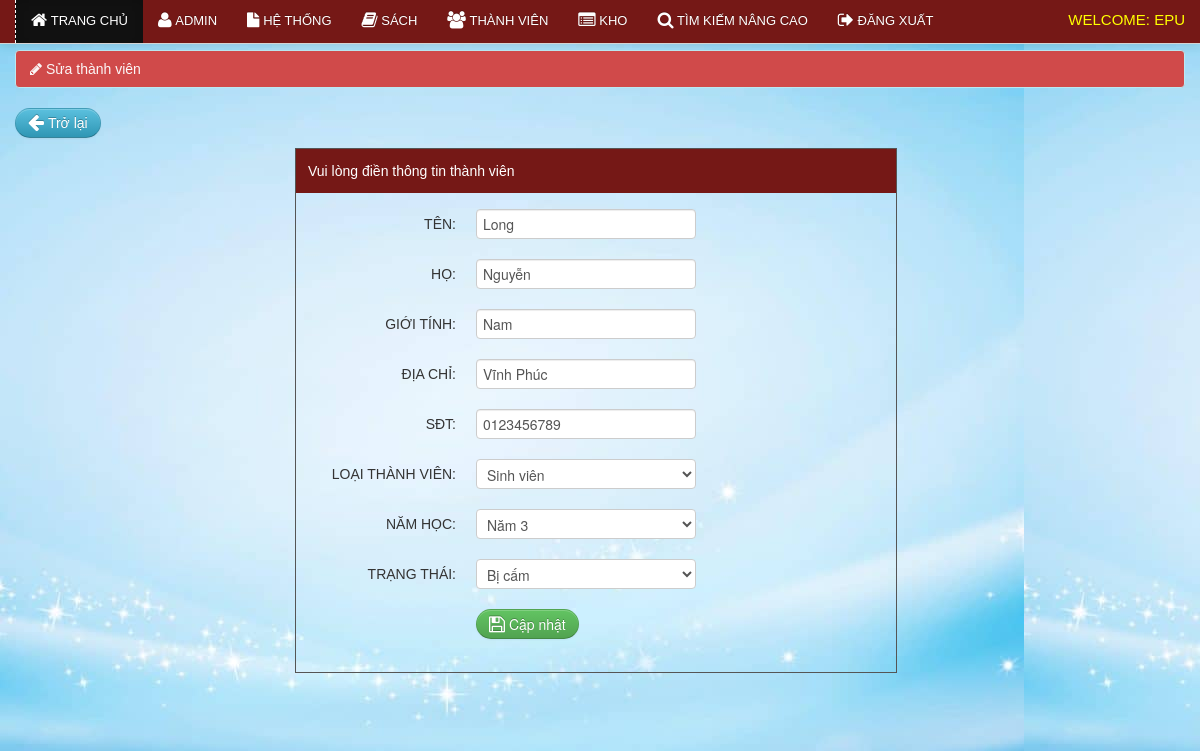
Screenshot of /qltv/librarian/edit_member.php?id=71 (signed in) with the database file from the repository.
### tables this page shows
CREATE TABLE `member` (
  `member_id` int(11) NOT NULL AUTO_INCREMENT,
  `firstname` varchar(100) NOT NULL,
  `lastname` varchar(100) NOT NULL,
  `gender` varchar(10) NOT NULL,
  `address` varchar(100) NOT NULL,
  `contact` varchar(100) NOT NULL,
  `type` varchar(100) NOT NULL,
  `year_level` varchar(100) NOT NULL,
  `status` varchar(100) NOT NULL,
  PRIMARY KEY (`member_id`)
);

### qltv/librarian/edit_member.php (the view, shortened to what this page needs)
<?php include('header.php'); ?>
<?php include('navbar_dashboard.php'); ?>
<?php $get_id = $_GET['id']; ?>
    <div class="container">
		<div class="margin-top">
			<div class="row">
			<div class="span12">
		<?php
		$query=mysqli_query($conn,"select * from member where member_id='$get_id'")or die(mysqli_error());
		$row=mysqli_fetch_array($query);
		?>
             <div class="alert alert-info"><i class="icon-pencil"></i>&nbsp;Sửa thành viên</div>
			<p><a class="btn btn-info" href="member.php"><i class="icon-arrow-left icon-large"></i>&nbsp;Trở lại</a></p>
	<div class="addstudent">
	<div class="details">Vui lòng điền thông tin thành viên</div>
	<form class="form-horizontal" method="POST" action="update_member.php" enctype="multipart/form-data">
		<div class="control-group">
			<label class="control-label" for="inputEmail">Tên:</label>
			<div class="controls">
			<input type="text" id="inputEmail" name="firstname" value="<?php echo $row['firstname']; ?>" placeholder="Tên" required>
			</div>
		</div>
		<div class="control-group">
			<label class="control-label" for="inputPassword">Họ:</label>
			<div class="controls">
			<input type="text" id="inputPassword" name="lastname" value="<?php echo $row['lastname']; ?>" placeholder="Họ" required>
			</div>
		</div>
		<div class="control-group">
			<label class="control-label" for="inputPassword">Giới tính:</label>
			<div class="controls">
			<input type="text" id="inputPassword" name="gender" value="<?php echo $row['gender']; ?>" placeholder="Giới tính" required>
			</div>
		</div>
		<div class="control-group">
			<label class="control-label" for="inputPassword">Địa chỉ:</label>
			<div class="controls">
			<input type="text" id="inputPassword" name="address" value="<?php echo $row['address']; ?>" placeholder="Địa chỉ" required>
			</div>
		</div>
		<div class="control-group">
			<label class="control-label" for="inputPassword">SĐT:</label>
			<div class="controls">
			<input type='tel' pattern="[0-9]{11,11}" class="search" name="contact" value="<?php echo $row['contact']; ?>" placeholder="SĐT"  autocomplete="off"  maxlength="11" >
			</div>
		</div>
		<div class="control-group">
			<label class="control-label" for="inputPassword">Loại thành viên:</label>
			<div class="controls">
			<select name="type" required>
									<option><?php echo $row['type']; ?></option>
				</select>
			</div>
		</div>
		<div class="control-group">
			<label class="control-label" for="inputPassword">Năm học:</label>
			<div class="controls">
				<select name="year_level" required>
									<option><?php echo $row['year_level']; ?></option>
				</select>
			</div>
		</div>
				<div class="control-group">
			<label class="control-label" for="inputPassword">Trạng thái:</label>
			<div class="controls">
				<select name="status" required>
									<option><?php  echo $row['status']; ?></option>
				</select>
			</div>
		</div>
		<div class="control-group">
			<div class="controls">
			<button name="submit" type="submit" class="btn btn-success"><i class="icon-save icon-large"></i>&nbsp;Cập nhật</button>
			</div>
		</div>
    </form>
			</div>
			</div>
			</div>
		</div>
    </div>
<?php include('footer.php') ?>

### qltv/css/docs.css (style rules this page uses)
body { font-family:'TR Century Gothic',Helvetica,Arial,sans-serif !important; }
.btn { border-radius: 25px !important; }
.alert { text-shadow: none; }
.addstudent { border: 1px solid #555555; margin-bottom: 50px; margin-left: 280px; padding-bottom: 13px; width: 600px; }
.details { background: none repeat scroll 0 0 #751816; color: #FFFFFF; margin-bottom: 16px; padding: 12px; }
.form-horizontal .control-label { float: left; padding-top: 5px; text-align: right; width: 160px; text-transform:uppercase; }
.margin-top { margin-top:50px; }
body { background: url(../img/grid_noise.png); position: relative; }

### qltv/css/print.css (style rules this page uses)
.btn { display:none; }
.alert { display:none; }
body { font-family:arial; font-size:13px; }

### rows the page displays
member: firstname "Long", lastname "Nguyễn", gender "Nam", address "Vĩnh Phúc", contact "0123456789", type "Sinh viên", year_level "Năm 3", status "Bị cấm"
